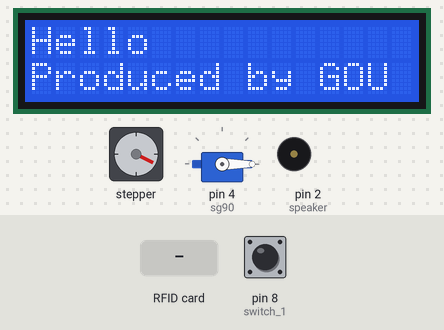
A sketch run on a simulated Arduino Uno, built with avr-gcc and run on an emulated ATmega328P. Parts: stepper motor, servo, 16×2 character LCD, buzzer (waves = sounding). Wiring (inferred from the names in the program): stepper motor driver (200 steps per turn assumed): step pin 5; direction pin 6. The test bench sets the inputs (shaded band); at power-on: pin 8 (switch_1) HIGH.

Above: at 5.1 s.
5.2 s: RFID card 5E 7A 19 C4 held to the reader
At 5.61 s:
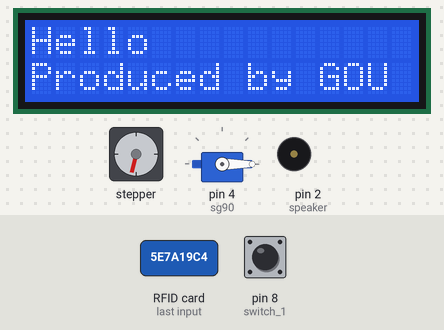
At 7.52 s:
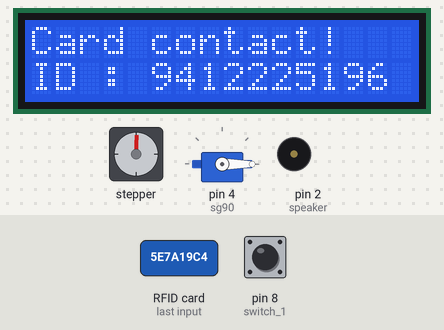
7.8 s: RFID card 5E 7A 19 C4 held to the reader
At 10.2 s:
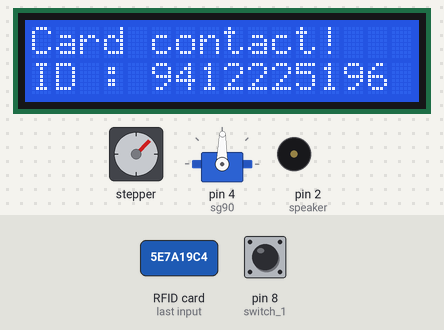
17.2 s: pin 8 (switch_1) pulled LOW for 0.15 s
At 17.6 s:
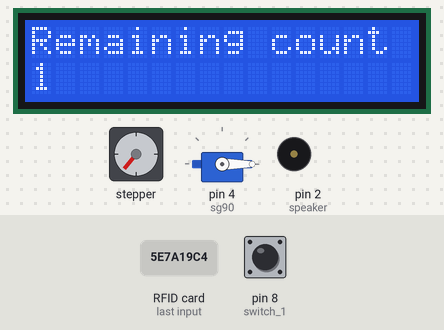
17.9 s: pin 8 (switch_1) driven LOW
20.6 s: pin 8 (switch_1) driven HIGH
29.7 s: pin 8 (switch_1) driven LOW
Timing chart, 0 to 39.6 s (numbered marks = the images above; inputs shaded):
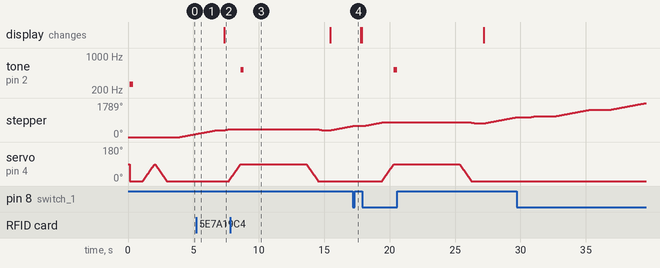

The sketch:

GOU_MAIN.ino
```cpp
/*https://blog.naver.com/intopion/221613937290 RFID 전기연결 및 코드 참조
  *
  */
   /* Typical pin layout used:
 * -----------------------------------
 *             MFRC522      Arduino
 *             Reader/PCD   Uno
 * Signal      Pin          Pin
 * -----------------------------------
 * RST/Reset   RST          9
 * SPI SS      SDA(SS)      10
 * SPI MOSI    MOSI         11
 * SPI MISO    MISO         12
 * SPI SCK     SCK          13
  */
#include <SPI.h>
#include <MFRC522.h>
#include <Servo.h>
#include <Wire.h>                        // i2C 통신을 위한 라이브러리
#include <LiquidCrystal_I2C.h>        // LCD 1602 I2C용 라이브러리
#define RST_PIN 9
#define SS_PIN 10
#define MAX 7
#define speaker 2
#define switch_1 8
#define sg90 4
LiquidCrystal_I2C lcd(0x3F,16,2);

int savesize=0;
String save [MAX];
String tmp;
int angle=0;
int x;
int i;
const int Do = 262;
const int Do2 = 523;


Servo SG90; //서보모터 정의
MFRC522 rc522(SS_PIN, RST_PIN); //RFID 모듈 정의


void setup(){
  SPI.begin();
  rc522.PCD_Init(); // RFID 모듈 초기화
  SG90.attach(sg90); // 서보모터 초기화
  pinMode(8,INPUT);
  pinMode(speaker,OUTPUT);
  pinMode(6,OUTPUT); // Dir
  pinMode(5,OUTPUT); // Step
    lcd.init();                      // LCD 초기화
  // Print a message to the LCD.
  lcd.backlight();                // 백라이트 켜기
  lcd.setCursor(0,0);             // 1번째, 1라인
  lcd.print("Hello");
  lcd.setCursor(0,1);             // 1번째, 2라인
  lcd.print("Produced by GOU");
  re_start();
}

void loop(){
  tmp="";
  digitalWrite(6,HIGH); // Set Dir high
    for(x = 0; x <= 200; x++) // Loop 200 times
  {
    digitalWrite(5,HIGH); // Output high
    delay(7); // Wait
    digitalWrite(5,LOW); // Output low
    delay(7); // Wait
    if(digitalRead (switch_1)==0){
      break;
    }
    }
    delay(500);
  //step 1 ) 카드 또는 ID 가 읽히지 않으면 return을 통해 다시 시작하게 됩니다.
  if ( !rc522.PICC_IsNewCardPresent() || !rc522.PICC_ReadCardSerial() ) {
      //모터있던곳
      delay(500);
  digitalWrite(6,HIGH); // Set Dir high
    for(x = x+1; x <= 200; x++) // Loop 200 times
  {
    digitalWrite(5,HIGH); // Output high
    delay(7); // Wait
    digitalWrite(5,LOW); // Output low
    delay(7); // Wait
    }
    delay(500);
    return;
    }
 //step 2 ) 카드가 읽히면 아래의 실행문 실행
  else{
 //2 - 1 ) 받아들인 uid를 string으로 변환하여 tmp에 저장
    for (byte i = 0; i < 4; i++) {
    tmp += rc522.uid.uidByte[i];
  } // uid 출력
      lcd.init();
      lcd.setCursor(0,0); // 1번째, 1라인
      lcd.print("Card contact!");
      lcd.setCursor(0,1); //2번째, 2라인
      lcd.print("ID : ");
      lcd.print(tmp); //작업중
      Serial.println(tmp);

  // 받아들인 uid가 이미 존재하면 save 배열에서 제거하고 루프 다시 시작
    for(byte i=0; i<MAX; i++){
    if(save[i]==tmp){
      lcd.init();
      lcd.setCursor(0,0); // 1번째, 1라인
      lcd.print("UNLOCK");
      lcd.setCursor(0,1); //2번째, 2라인
      lcd.print("Take Umbrella");
      delay(100);
       digitalWrite(6,HIGH); // Set Dir high
    if(x<25*(i+1)){
      for(x = x+1; x <= ((25*i)+25); x++) // Loop 200 times
          {
            digitalWrite(5,HIGH); // Output high
            delay(7); // Wait
            digitalWrite(5,LOW); // Output low
            delay(7); // Wait
          }
         for(int j=0;j<90;j++){
        SG90.write(j);
        delay(10);
      }//문열림
      tone(speaker,Do2,250);
      delay(5000);
      for(int j=90;j>=0;j--){
        SG90.write(j);
        delay(10);
      }//문닫힘
          digitalWrite(6,LOW); // Set Dir high
          for( x = 0; x <= ((25*i)+25); x++) // Loop 200 times
          {
            digitalWrite(5,HIGH); // Output high
            delay(7); // Wait
            digitalWrite(5,LOW); // Output low
            delay(7); // Wait
          }
  delay(500);
  }
  else{
    for(x = x+1; x <= (200+(25*(i+1))); x++) // Loop 200 times
          {
            digitalWrite(5,HIGH); // Output high
            delay(7); // Wait
            digitalWrite(5,LOW); // Output low
            delay(7); // Wait
          }
          for(int j=0;j<90;j++){
        SG90.write(j);
        delay(10);
      }//문열림
      tone(speaker,Do2,250);
      delay(5000);
      for(int j=90;j>=0;j--){
        SG90.write(j);
        delay(10);
      }//문닫힘
          digitalWrite(6,LOW); // Set Dir high
            for( x = 0; x <= ((25*i)+25); x++) // Loop 200 times
          {
            digitalWrite(5,HIGH); // Output high
            delay(7); // Wait
            digitalWrite(5,LOW); // Output low
            delay(7); // Wait
          }
          delay(500);
      }
      save[i]="";
      savesize--;
      lcd.init();
      lcd.setCursor(0,0); // 1번째, 1라인
      lcd.print("Remaining count");
      lcd.setCursor(0,1); //2번째, 2라인
      lcd.print(savesize);
      return;
    }
  }

  // 받아들인 uid가 save배열에 없으면, 빈 부분에 추가
  if(savesize<MAX){
      for(i=0; i<MAX; i++){
        if(save[i]==""){
          save[i]=tmp;
          digitalWrite(6,HIGH); // Set Dir high
          if(x<25*(i+1)){
    for(x = x+1; x <= ((25*i)+25); x++) // Loop 200 times
  {
    digitalWrite(5,HIGH); // Output high
    delay(7); // Wait
    digitalWrite(5,LOW); // Output low
    delay(7); // Wait
  }
  for(int j=0;j<90;j++){
        SG90.write(j);
        delay(10);
      }//문열림
      tone(speaker,Do2,250);
      delay(5000);
      for(int j=90;j>=0;j--){
        SG90.write(j);
        delay(10);
      }//문닫힘
          digitalWrite(6,LOW); // Set Dir high
    for(x = 0; x <= ((25*i)+25); x++) // Loop 200 times
  {
    digitalWrite(5,HIGH); // Output high
    delay(7); // Wait
    digitalWrite(5,LOW); // Output low
    delay(7); // Wait
  }
  delay(500);
  }
  else{
    for(x = x+1; x <= (200+(25*(i+1))); x++) // Loop 200 times
  {
    digitalWrite(5,HIGH); // Output high
    delay(7); // Wait
    digitalWrite(5,LOW); // Output low
    delay(7); // Wait
  }
  for(int j=0;j<90;j++){
        SG90.write(j);
        delay(10);
      }//문열림
      tone(speaker,Do2,250);
      delay(5000);
      for(int j=90;j>=0;j--){
        SG90.write(j);
        delay(10);
      }//문닫힘
   digitalWrite(6,LOW); // Set Dir high
    for(x = 0; x <= ((25*i)+25);  x++) // Loop 200 times
  {
    digitalWrite(5,HIGH); // Output high
    delay(7); // Wait
    digitalWrite(5,LOW); // Output low
    delay(7); // Wait
  }
  delay(500);
  }
      savesize++;
      lcd.init();
      lcd.setCursor(0,0); // 1번째, 1라인
      lcd.print("Remaining count");
      lcd.setCursor(0,1); //2번째, 2라인
      lcd.print(savesize);  //모터있던곳
        break;
        }
        }
  }

  // save배열이 다 찼으면 루프 다시 시작
  else{
     lcd.init();
      lcd.setCursor(0,0); // 1번째, 1라인
      lcd.print("FULL");
      return;
  }
}
}

void re_start(){
  SG90.write(0);
  tone(speaker,Do,250);
  delay(1000);
      for(int j=0;j<90;j++){
        SG90.write(j);
        delay(10);
      }
      for(int j=90;j>=0;j--){
        SG90.write(j);
        delay(10);
      }
  delay(1000);
  return;
}
```

Measured:
- after the input at 5.2 s, servo on pin 4 (sg90): 0° → 8° after 2.5 s; the display: changes after 2.2 s (image 2)
- after the input at 17.2 s, stepper: goes on until 17.2 s, then stays 579°
